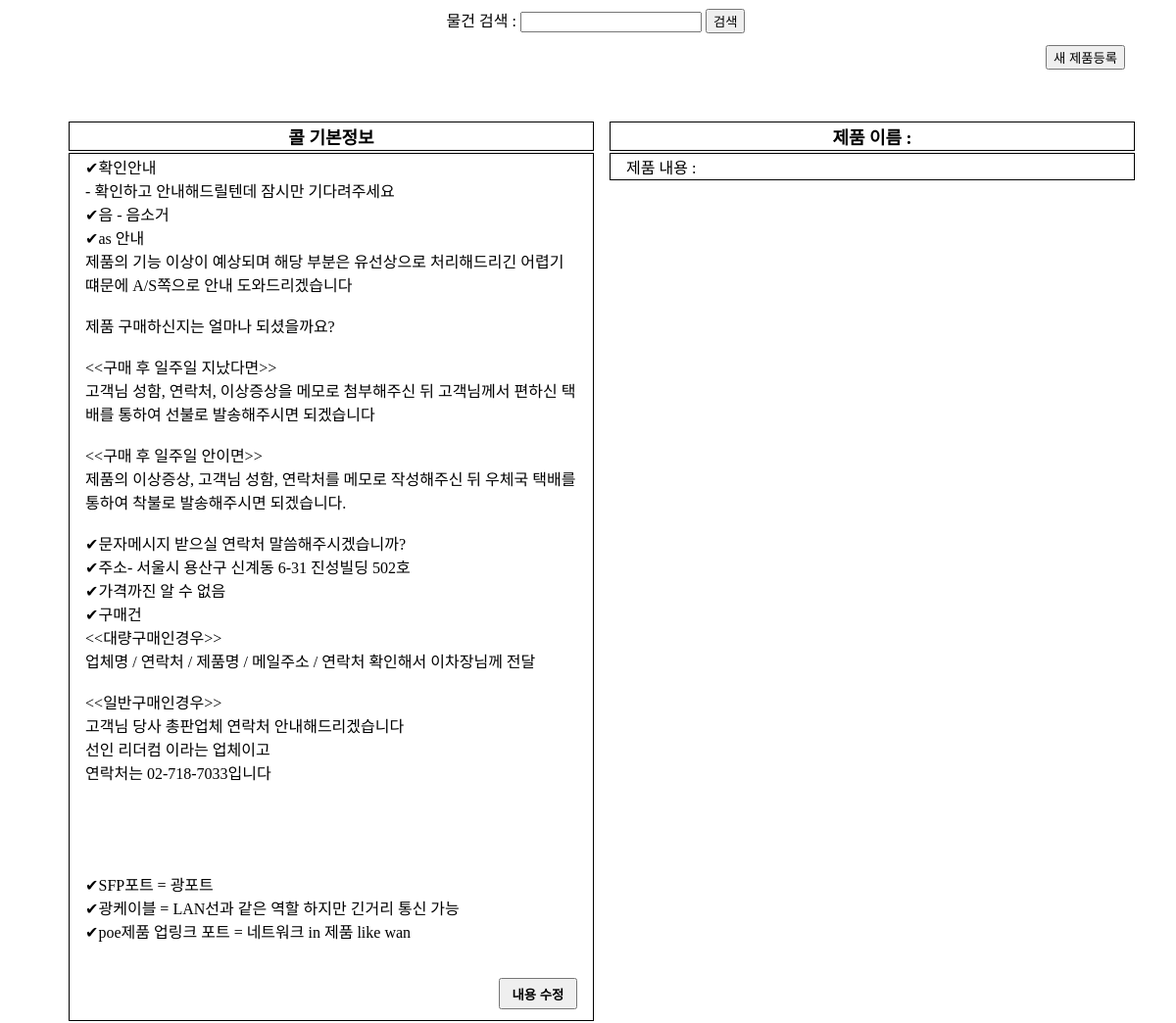
The page / on the database its author committed.
### searchcall/models.py (models this page shows)
class Calloj(models.Model):
    mdname = models.CharField(max_length=64,
                              verbose_name="제품명")
    mdinfo = models.TextField(
        verbose_name="제품정보")

### searchcall/views.py (the view)
# urls.py: path('', views.callhome),
def callhome(request):
    message = request.GET.get('message')
    callinfo = Calloj.objects.get(mdname='콜 기본정보')
    if message:
        mdmd = Calloj.objects.filter(mdname__icontains=message)
        return render(request, 'home.html', {'callinfo': callinfo, 'mdmd': mdmd})
    return render(request, 'home.html', {'callinfo': callinfo})

### searchcall/templates/home.html (shortened to what this page needs)
<!DOCTYPE html>
<html>
<head>
</head>
<body>
    <form align="center" action="." method="get" style="margin-bottom: 1%;">
        물건 검색 :
        <input type="text" name="message">
        <input type="submit" value="검색">
    </form>
    <input type="button" value="새 제품등록" onclick="location.href='/newmd'" style="float: right; margin-right: 5%;">
    <div class="acacac">
    </div>
    <div class="fs">
        <table>
            <tr>
                <td class="qwe">{{ callinfo.mdname }}</td>
            </tr>
            <tr>
                <td>{{ callinfo.mdinfo | linebreaksbr }}<br><br><br>
                    <div class="acac">
                        <input type="button" onclick="location.href='/info/'" value="내용 수정" style="width: 5rem; height: 2rem; font-weight: bolder;">
                    </div>
                </td>
            </tr>
        </table>
    </div>
    <div class="sc">
        <table>
            <tr>
                <td class="qwe">제품 이름 : {{ new.mdname }}</td>
            </tr>
            <tr>
                <td>제품 내용 : {{ new.mdinfo }}</td>
            </tr>
        </table>
    </div>
</body>
</html>

### searchcall/templates/home.html (style rules this page uses)
html,body { width: 100%; height: 100%; }
div { text-align: center; float: left; height: 90%; }
div.fs { margin-left: 5%; width: 45%; }
div.sc { margin-left: 1%; width: 45%; }
td { border: 1px solid black; text-align: left; padding-left: 3%; padding-right: 3%; }
table { margin-left: auto; margin-right: auto; width: 100%; }
td.qwe { font-size: large; font-weight: bolder; text-align: center; }
div.acac { display: block; text-align: center; float: right; margin-bottom: 2%; }
div.acacac { display: block; text-align: center; float: unset; height: 2%; margin-top: 2%; margin-bottom: 4%; }

### rows shown on the page
Calloj: mdname "콜 기본정보", mdinfo "✔확인안내 - 확인하고 안내해드릴텐데 잠시만 기다려주세요 ✔음 - 음소거 ✔as 안내 제품의 기능 이상이 예상되며 해당 부분은 유선상으로 처리해드리긴 어렵기떄문에 A/S쪽으로 안내 도와드리겠습니다 제품 구매하신지는 얼마나 되셨을까요? <<구매 후 일주일 지났다면>> 고객님 성함, 연락처, 이상증상을 메모로 첨부해주신 뒤 고객님께서 편하신 택배를 통하여 선불로 발송해주시면 되겠습니다 <<구매 후 일주일 안이면>> 제품의 이상증상, 고객님 성함, 연락처를 메모로 작성해주신 뒤 우체국 택배를 통하여 착불로 발송해주시면 되겠습니다. ✔문자메시지 받으실 연락처 말씀해주시겠습니까? ✔주소- 서울시 용산구 신계동 6-31 진성빌딩 502호 ✔가격까진 알 수 없음 ✔구매건 <<대량구매인경우>> 업체명 / 연락처 / 제품명 / 메일주소 / 연락처 확인해서 이차장님께 전달 <<일반구매인경우>> 고객님 당사 총판업체 연락처 안내해드리겠습니다 선인 리더컴 이라는 업체이고 연락처는 02-718-7033입니다 ✔SFP포트 = 광포트 ✔광케이블 = LAN선과 같은 역할 하지만 긴거리 통신 가능 ✔poe제품 업링크 포트 = 네트워크 in 제품 like wan"
